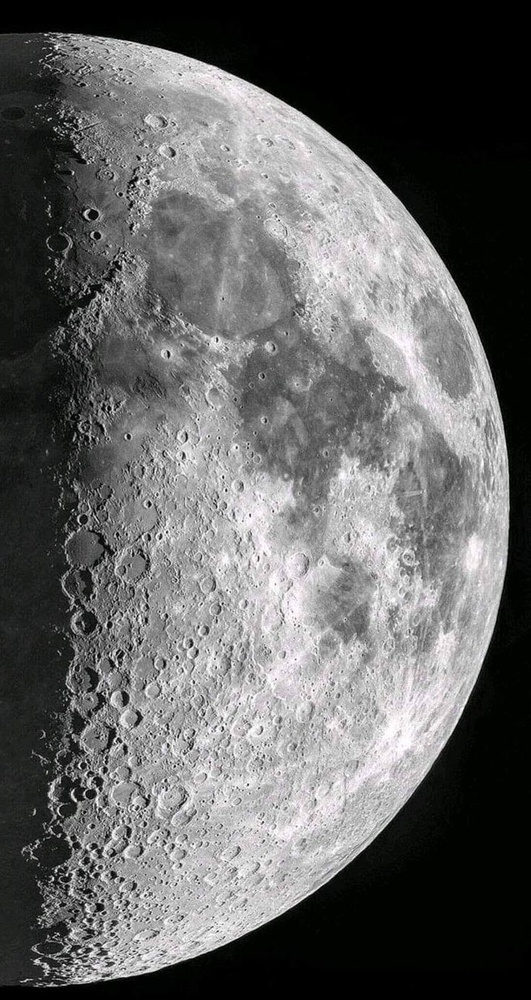
#> input picture img/moon.jpg, 531 x 1000 px, shrunk from 736 x 1386 before the run, found by its file name
$ jupyter execute sosanhAnhLowpassGauss.ipynb
#> lines starting #> are read from the running program, lines starting #| are printed output that depends on the picture
# so sánh ảnh gốc và ảnh sau lọc thông thấp Gauss

[cell 1]
import numpy as np
import matplotlib.pyplot as plt
from PIL import Image

# === 1️⃣ Doc anh goc ===
img = Image.open("C:\ImageProcessing\Doan-xulyanh\img\moon.jpg").convert("L")
f = np.array(img)
P, Q = f.shape
#> P = 1000; Q = 531

# === 2️⃣ Bien doi Fourier anh goc ===
F = np.fft.fft2(f)
F_shift = np.fft.fftshift(F)
spectrum_before = np.log(1 + np.abs(F_shift))
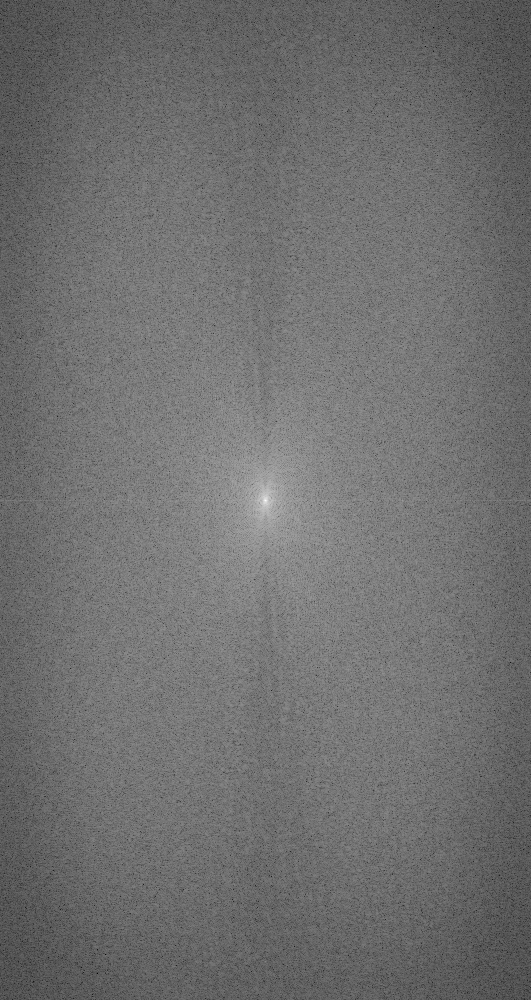
#> spectrum_before: shape (1000, 531) float64; min 2.03, max 17.8, mean 8.93; drawn with min black and max white

# === 3️⃣ Tao bo loc thong thap Gauss ===
sigma = 30
u = np.arange(P) - P/2
#> u = 1000 values from -500 to 499
v = np.arange(Q) - Q/2
#> v = 531 values from -265.5 to 264.5
U, V = np.meshgrid(u, v, indexing="ij")
D2 = U**2 + V**2
H = np.exp(-D2 / (2 * sigma**2))

# === 4️⃣ Ap dung bo loc ===
G = H * F_shift
spectrum_after = np.log(1 + np.abs(G))  # pho tan so sau khi loc
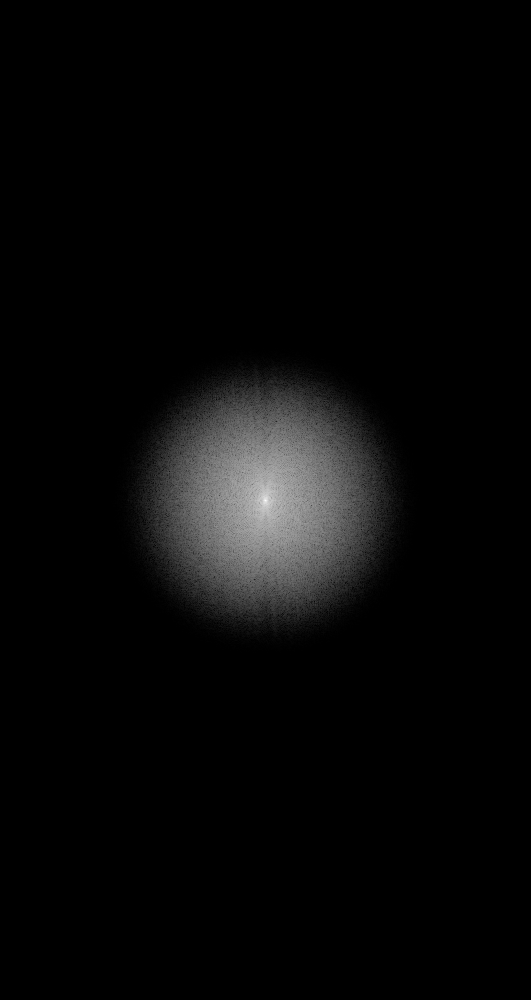
#> spectrum_after: shape (1000, 531) float64; min 0, max 17.8, mean 0.585; drawn with min black and max white

# === 5️⃣ Bien doi nguoc ve mien khong gian ===
G_ishift = np.fft.ifftshift(G)
g = np.abs(np.fft.ifft2(G_ishift))
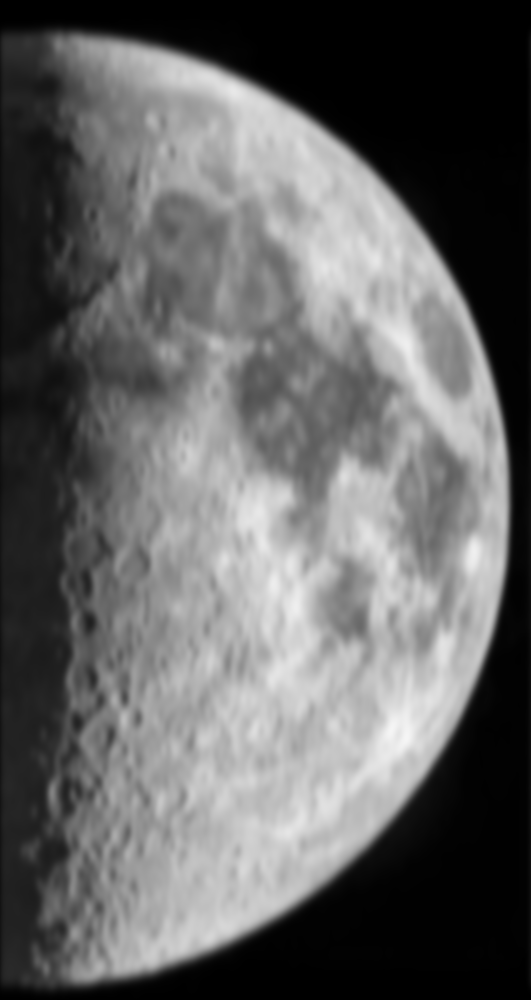
#> g: shape (1000, 531) float64; min 1.42e-17, max 245.9, mean 100.8

# === 6️⃣ Ve cac ket qua ===
plt.figure(figsize=(12, 6))

plt.subplot(2, 3, 1)
plt.imshow(f, cmap="gray")
plt.title("Anh goc")
plt.axis("off")

plt.subplot(2, 3, 2)
plt.imshow(spectrum_before, cmap="gray")
plt.title("Pho tan so truoc loc")
plt.axis("off")

plt.subplot(2, 3, 3)
plt.imshow(H, cmap="gray")
plt.title("Bo loc thong thap Gauss")
plt.axis("off")

plt.subplot(2, 3, 4)
plt.imshow(g, cmap="gray")
plt.title("Anh sau khi loc")
plt.axis("off")

plt.subplot(2, 3, 5)
plt.imshow(spectrum_after, cmap="gray")
plt.title("Pho tan so sau loc")
plt.axis("off")

plt.tight_layout()
plt.show()
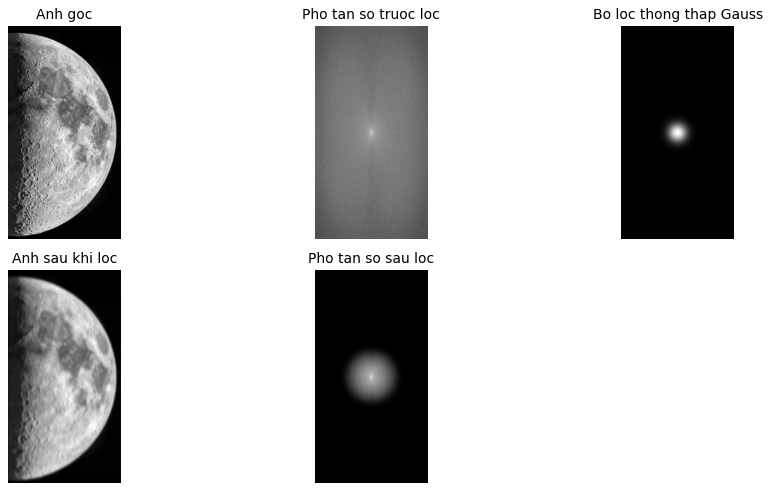
#> figure drawn by matplotlib, 5 panels

$ run again, with img/BLPF1.png saved as img/moon.jpg
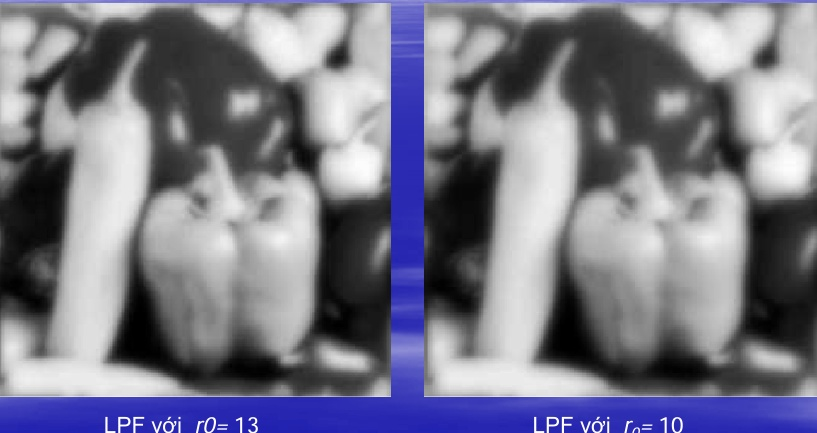
#> input picture img/BLPF1.png, 817 x 433 px, found by its file name
#> `spectrum_after = np.log(1 + np.abs(G))`:
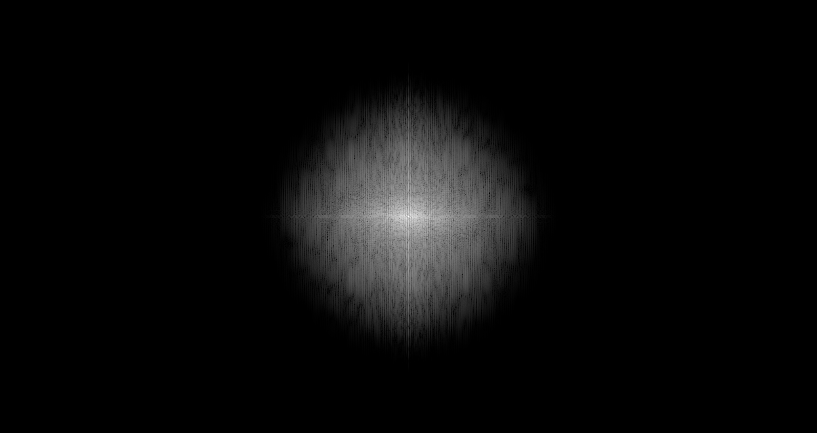
#> spectrum_after: shape (433, 817) float64; min 0, max 17.58, mean 0.676; drawn with min black and max white
#> `g = np.abs(np.fft.ifft2(G_ishift))`:
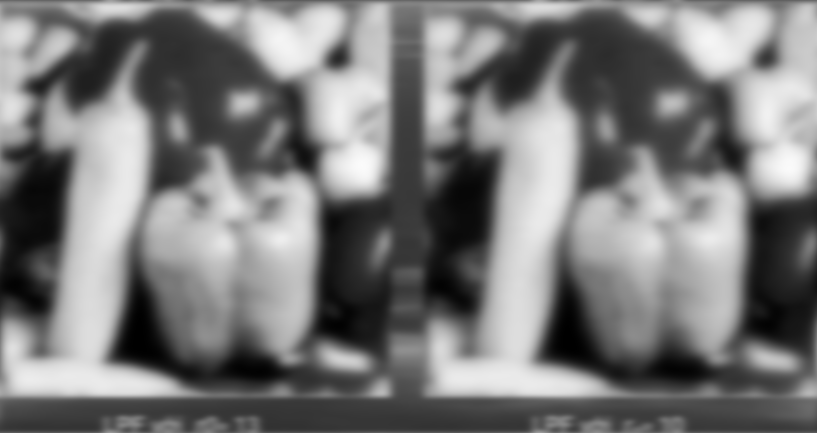
#> g: shape (433, 817) float64; min 0.0915, max 251.1, mean 122

$ run again, with img/Duahau.png saved as img/moon.jpg
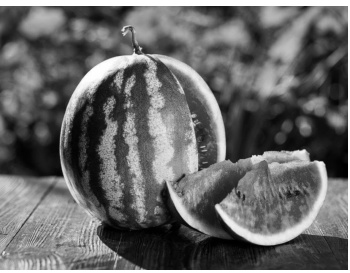
#> input picture img/Duahau.png, 350 x 273 px, found by its file name
#> `spectrum_after = np.log(1 + np.abs(G))`:
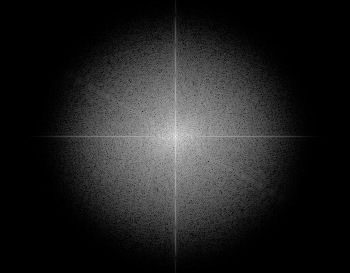
#> spectrum_after: shape (273, 350) float64; min 5.07e-11, max 16.11, mean 2.13; drawn with min black and max white
#> `g = np.abs(np.fft.ifft2(G_ishift))`:
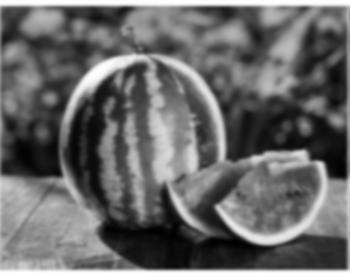
#> g: shape (273, 350) float64; min 0.923, max 254.7, mean 103.4
